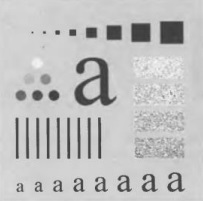
#> input picture lab6/test.jpg, 203 x 201 px, found by its file name
$ jupyter execute cv_lab6.ipynb
#> lines starting #> are read from the running program, lines starting #| are printed output that depends on the picture
[cell 1]
import cv2
import matplotlib.pyplot as plt
import numpy as np

[cell 2]
image = cv2.imread('/content/sample_data/test.jpg', cv2.IMREAD_GRAYSCALE)
#> image is the input picture: shape (201, 203); min 56, max 244, mean 192.2

[cell 3]
# Getting spectrum
fourier_transform = np.fft.fft2(image) # Fourier transform
fourier_shift = np.fft.fftshift(fourier_transform) # Spectrum center shift
spectrum = 20*np.log(np.abs(fourier_shift)) # Back from complex numbers
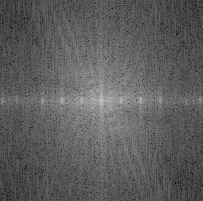
#> spectrum: shape (201, 203) float64; min 32.03, max 317.5, mean 137.2; drawn with min black and max white

[cell 4]
plt.figure(figsize=(10,5))
plt.subplot(121), plt.imshow(image, cmap='gray')
plt.title('Source image'), plt.xticks([]), plt.yticks([])
plt.subplot(122), plt.imshow(spectrum, cmap='gray')
plt.title('Spectrum'), plt.xticks([]), plt.yticks([])
plt.show()
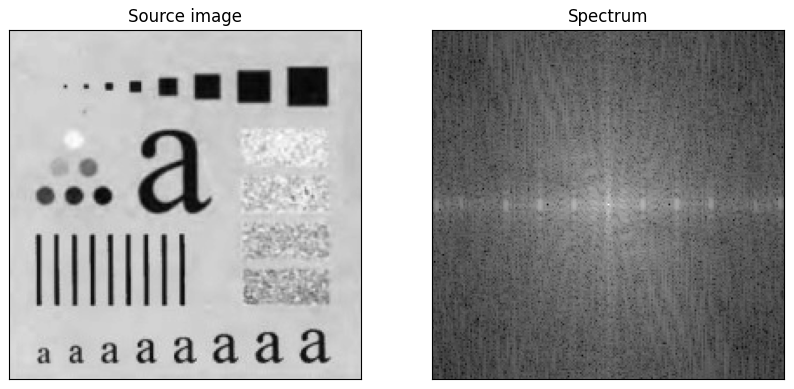
#> figure drawn by matplotlib, 2 panels

[cell 5]
# Smoothing filters

## Ideal filter
D0 = 15
uu, vv = np.meshgrid(np.arange(image.shape[1]), np.arange(image.shape[0]))
D = np.sqrt((uu - image.shape[1] // 2) ** 2 + (vv - image.shape[0] // 2) ** 2)

ideal_mask = (D <= D0) # mask formula

ideal_fourier_shift = fourier_shift * ideal_mask # Applying mask

ideal_fourier_transform = np.fft.ifftshift(ideal_fourier_shift) # inverse center shift
ideal_image = np.abs(np.fft.ifft2(ideal_fourier_transform)) # inverse fourier transform
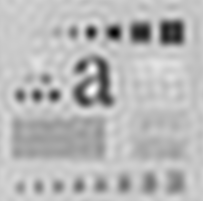
#> ideal_image: shape (201, 203) float64; min 10.88, max 261.9, mean 192.2; drawn with min black and max white

# Create butterworth filter
D0 = 15
n = 2
uu, vv = np.meshgrid(np.arange(image.shape[1]), np.arange(image.shape[0]))
D = np.sqrt((uu - image.shape[1] // 2) ** 2 + (vv - image.shape[0] // 2) ** 2)

butterworth_mask = 1 / (1 + (D / D0)**(2 * n)) # mask formula

butterworth_fourier_shift = fourier_shift * butterworth_mask# Apply mask

butterworth_inverse_shift = np.fft.ifftshift(butterworth_fourier_shift) # Inverse center shift
butterworth_image = np.abs(np.fft.ifft2(butterworth_inverse_shift)) # Inverse Fourier transform
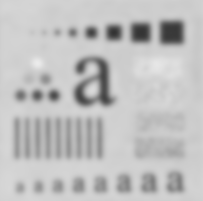
#> butterworth_image: shape (201, 203) float64; min 51.79, max 235.4, mean 192.2

# Create gaussian filter
sigma = 15
uu, vv = np.meshgrid(np.arange(image.shape[1]), np.arange(image.shape[0]))
D = np.sqrt((uu - image.shape[1] // 2) ** 2 + (vv - image.shape[0] // 2) ** 2)

gaussian_mask = np.exp(-D**2 / (2 * sigma**2)) # mask formula

gaussian_fourier_shift = fourier_shift * gaussian_mask # Applying mask

gaussian_fourier_transform = np.fft.ifftshift(gaussian_fourier_shift) # Back from complex numbers
gaussian_image = np.abs(np.fft.ifft2(gaussian_fourier_transform)) # inverse fourier transform

[cell 6]
plt.figure(figsize=(16, 8))
plt.subplot(2, 3, 1), plt.imshow(ideal_mask,'gray')
plt.title('Ideal Filter')
plt.subplot(2, 3, 4), plt.imshow(ideal_image, 'gray')
plt.title('Smoothed Image (Ideal)')

plt.subplot(2, 3, 2), plt.imshow(butterworth_mask, cmap='gray')
plt.title('Butterworth Filter')
plt.subplot(2, 3, 5), plt.imshow(butterworth_image,'gray')
plt.title('Smoothed Image (Butterworth)')

plt.subplot(2, 3, 3), plt.imshow(gaussian_mask,'gray')
plt.title('Gaussian Filter')
plt.subplot(2, 3, 6), plt.imshow(gaussian_image, 'gray')
plt.title('Smoothed Image (Gaussian)')
plt.show()
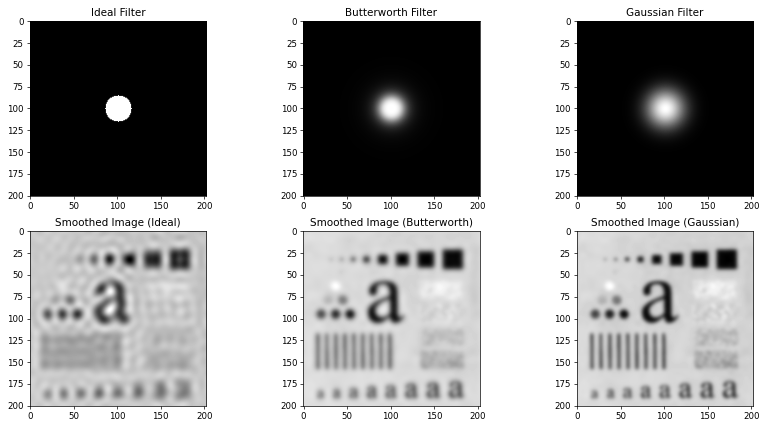
#> figure drawn by matplotlib, 6 panels

[cell 7]
# Sharpening filters

## Ideal filter
D0 = 15
uu, vv = np.meshgrid(np.arange(image.shape[1]), np.arange(image.shape[0]))
D = np.sqrt((uu - image.shape[1] // 2) ** 2 + (vv - image.shape[0] // 2) ** 2)

ideal_mask = 1 - (D <= D0) # mask formula

ideal_fourier_shift = fourier_shift * ideal_mask # Applying mask

ideal_fourier_transform = np.fft.ifftshift(ideal_fourier_shift) # inverse center shift
ideal_image = np.abs(np.fft.ifft2(ideal_fourier_transform)) # inverse fourier transform
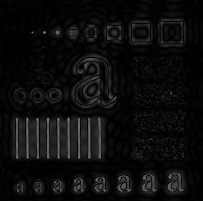
#> ideal_image: shape (201, 203) float64; min 0.000137, max 126.9, mean 13.2

# Create butterworth filter
D0 = 15
n = 2
uu, vv = np.meshgrid(np.arange(image.shape[1]), np.arange(image.shape[0]))
D = np.sqrt((uu - image.shape[1] // 2) ** 2 + (vv - image.shape[0] // 2) ** 2)

butterworth_mask = 1 - (1 / (1 + (D / D0)**(2 * n))) # mask formula

butterworth_fourier_shift = fourier_shift * butterworth_mask# Apply mask

butterworth_inverse_shift = np.fft.ifftshift(butterworth_fourier_shift) # Inverse center shift
butterworth_image = np.abs(np.fft.ifft2(butterworth_inverse_shift)) # Inverse Fourier transform

# Create gaussian filter
sigma = 15
uu, vv = np.meshgrid(np.arange(image.shape[1]), np.arange(image.shape[0]))
D = np.sqrt((uu - image.shape[1] // 2) ** 2 + (vv - image.shape[0] // 2) ** 2)

gaussian_mask = 1 - (np.exp(-D**2 / (2 * sigma**2))) # mask formula

gaussian_fourier_shift = fourier_shift * gaussian_mask # Applying mask

gaussian_fourier_transform = np.fft.ifftshift(gaussian_fourier_shift) # Back from complex numbers
gaussian_image = np.abs(np.fft.ifft2(gaussian_fourier_transform)) # inverse fourier transform
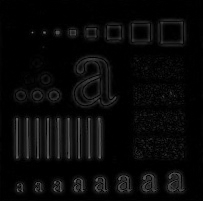
#> gaussian_image: shape (201, 203) float64; min 2.44e-06, max 114.8, mean 9.2

[cell 8]
plt.figure(figsize=(16, 8))
plt.subplot(2, 3, 1), plt.imshow(ideal_mask,'gray')
plt.title('Ideal Filter')
plt.subplot(2, 3, 4), plt.imshow(ideal_image, 'gray')
plt.title('Sharped Image (Ideal)')

plt.subplot(2, 3, 2), plt.imshow(butterworth_mask, cmap='gray')
plt.title('Butterworth Filter')
plt.subplot(2, 3, 5), plt.imshow(butterworth_image,'gray')
plt.title('Sharped Image (Butterworth)')

plt.subplot(2, 3, 3), plt.imshow(gaussian_mask,'gray')
plt.title('Gaussian Filter')
plt.subplot(2, 3, 6), plt.imshow(gaussian_image, 'gray')
plt.title('Sharped Image (Gaussian)')
plt.show()
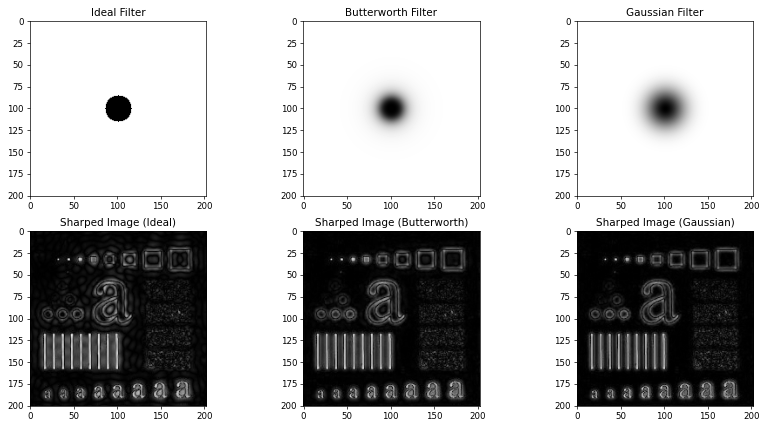
#> figure drawn by matplotlib, 6 panels
